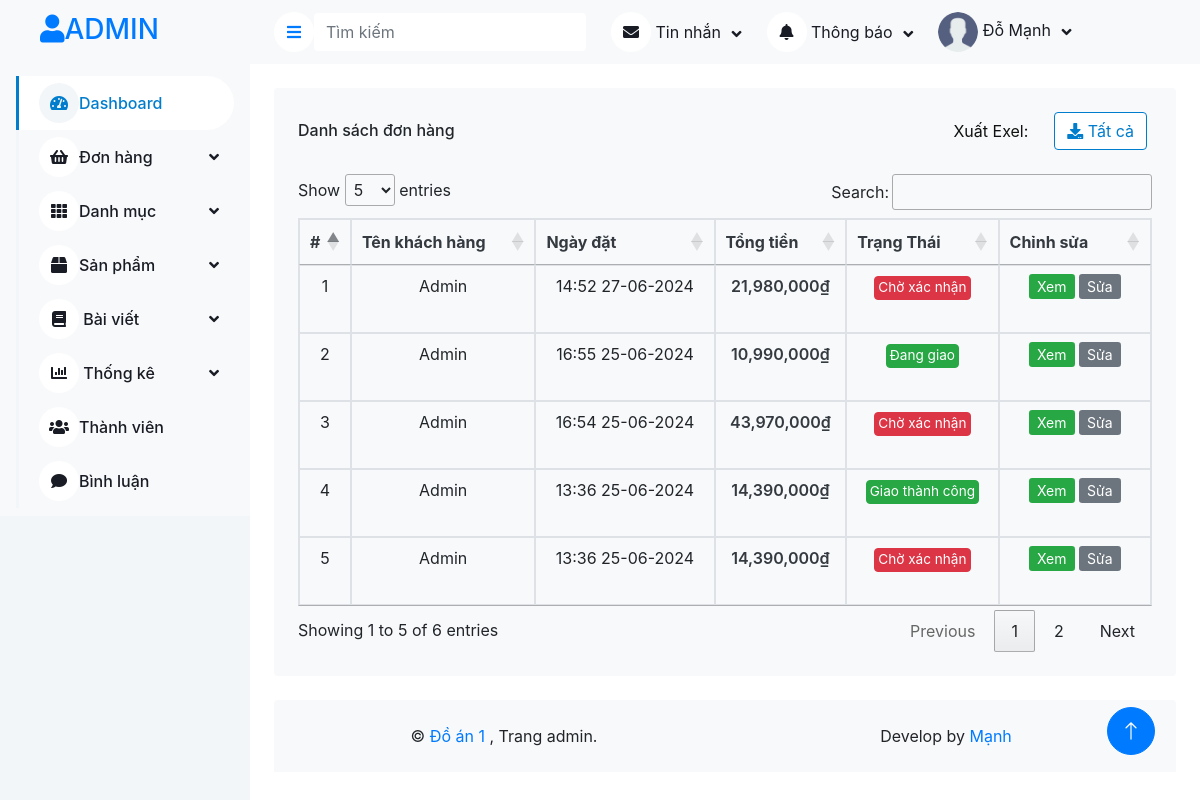
The page /admin/index.php?quanli=danh-sach-don-hang (signed in) on the database its author committed.
### tables this page shows
CREATE TABLE `orders` (
  `order_id` int(11) NOT NULL,
  `user_id` int(11) NOT NULL,
  `date` datetime NOT NULL DEFAULT current_timestamp(),
  `total` int(11) NOT NULL,
  `address` varchar(255) NOT NULL,
  `phone` varchar(10) NOT NULL,
  `note` text NOT NULL,
  `status` tinyint(1) NOT NULL DEFAULT 1
);

CREATE TABLE `users` (
  `user_id` int(11) NOT NULL,
  `username` varchar(100) NOT NULL COMMENT 'Tên đăng nhập',
  `password` varchar(255) NOT NULL,
  `full_name` varchar(255) NOT NULL COMMENT 'Họ tên',
  `image` varchar(255) NOT NULL,
  `email` varchar(255) NOT NULL,
  `phone` varchar(10) NOT NULL,
  `address` varchar(255) NOT NULL,
  `role` tinyint(1) NOT NULL DEFAULT 0 COMMENT '0 là khách hàng 1 là nhân viên',
  `active` tinyint(1) NOT NULL DEFAULT 1
);

### admin/models_admin/pdo_library.php (called while the page is built, shortened)
<?php
function pdo_query($sql){
    $sql_args = array_slice(func_get_args(), 1);
    try{
        $conn = pdo_get_connection();
        $stmt = $conn->prepare($sql);
        $stmt->execute($sql_args);
        $rows = $stmt->fetchAll();
        return $rows;
    }
    catch(PDOException $e){
        throw $e;
    }
    finally{
        unset($conn);
    }
}
?>

### admin/models_admin/OrderModel.php (called while the page is built, shortened)
<?php
    class OrderModel{
        public function select_list_orders_admin() {
            $sql = "
                    SELECT
                    orders.order_id,
                    orders.user_id,
                    orders.date AS order_date,
                    orders.total,
                    orders.address AS order_address,
                    orders.phone AS order_phone,
                    orders.note,
                    orders.status,
                    users.full_name,
                    users.email,
                    users.phone AS user_phone
                FROM
                    orders
                JOIN
                    users ON orders.user_id = users.user_id
                ORDER BY orders.order_id DESC
            ";
            return pdo_query($sql);
        }
    }
?>

### admin/models_admin/BaseModel.php (called while the page is built, shortened)
<?php
    class BaseModel{
        public function date_format($date, $plus_day) {
            $datetime = new DateTime($date);
            return $formatted_date = $datetime->format('H:i d-m-Y');
        }
    }
    $BaseModel = new BaseModel();
?>

### admin/don-hang/list.php (the view, shortened to what this page needs)
<?php
    $list_orders = $OrderModel->select_list_orders_admin();
?>
<div class="container-fluid pt-4 px-4">
    <div class="bg-light text-center rounded p-4">
        <div class="d-flex align-items-center justify-content-between mb-4">
            <h6 class="mb-0">Danh sách đơn hàng</h6>
            <div class="d-flex align-items-center">
                <span style="margin-right: 10px; color: #111;">Xuất Exel:</span>
                <a href="xuat-exel" style="margin-right: 5px;" class="btn btn-custom ml-3"><i class="fas fa-download"></i> Tất cả</a>
            </div>
        </div>
        <div class="table-responsive">
            <table class="table text-start align-middle table-bordered table-hover mb-0" id="orders-list">
                <thead>
                    <tr class="text-dark">
                        <th scope="col">#</th>
                        <th scope="col">Tên khách hàng</th>
                        <th scope="col">Ngày đặt</th>
                        <th scope="col">Tổng tiền</th>
                        <th scope="col">Trạng Thái</th>
                        <th scope="col">Chỉnh sửa</th>
                    </tr>
                </thead>
                <tbody>
                    <?php
                    $i = 0;
                    foreach ($list_orders as $value) {
                        extract($value);
                        $i++;
                        $formatted_date = $BaseModel->date_format($order_date, '');
                        $order_status = '<a href="" class="btn btn-small btn-danger">Chờ xác nhận</a>';
                        if($status == 2) {
                            $order_status = '<a href="" class="btn btn-small btn-warning">Đã xác nhận</a>';
                        }elseif($status == 3) {
                            $order_status = '<a href="" class="btn btn-small btn-success">Đang giao</a>';
                        }elseif($status == 4) {
                            $order_status = '<a href="" class="btn btn-small btn-success">Giao thành công</a>';
                        }
                    ?>
                    <tr>
                        <td><?=$i?></td>
                        <td class="td-name">
                            <?=$full_name?>
                        </td>
                        <td class="td-date">
                            <?=$formatted_date?>
                        </td>
                        <td class="text-dark" style="font-weight: 600;">
                            <?=number_format($total)?>₫
                        </td>
                        <td class="td-responsive-2">
                            <?=$order_status?>
                        </td>
                        <td class="td-responsive-2">
                            <a class="btn-sm btn-success" href="index.php?quanli=cap-nhat-don-hang&id=<?=$order_id?>">Xem</a>
                            <a class="btn-sm btn-secondary" href="index.php?quanli=cap-nhat-don-hang&id=<?=$order_id?>">Sửa</a>
                        </td>
                    </tr>
                    <?php
                    }
                    ?>
                </tbody>
            </table>
        </div>
    </div>
</div>

### admin/public_admin/css/style.css (style rules this page uses)
:root { --primary: #007dcc; --light: #F3F6F9; --dark: #191C24; }
.btn { transition: .5s; }
.td-responsive-2 { min-width: 120px; max-width: 145px; }
.td-date { min-width: 145px; }
.td-name { min-width: 150px; }

### admin/public_admin/css/custom.css (style rules this page uses)
.btn-custom { color: #007dcc; background-color: white; border-color: #007dcc; }
.btn-small { padding: .05rem 0.2rem; font-size: .85rem; }

### admin/don-hang/list.php (style rules this page uses)
td { height: 50px; }

### rows shown on the page
orders: user.full_name "Admin", date "14:52 27-06-2024", total "21,980,000"
orders: user.full_name "Admin", date "16:55 25-06-2024", total "10,990,000", status "Đang giao"
orders: user.full_name "Admin", date "16:54 25-06-2024", total "43,970,000"
orders: user.full_name "Admin", date "13:36 25-06-2024", total "14,390,000", status "Giao thành công"
orders: user.full_name "Admin", date "13:36 25-06-2024", total "14,390,000"
